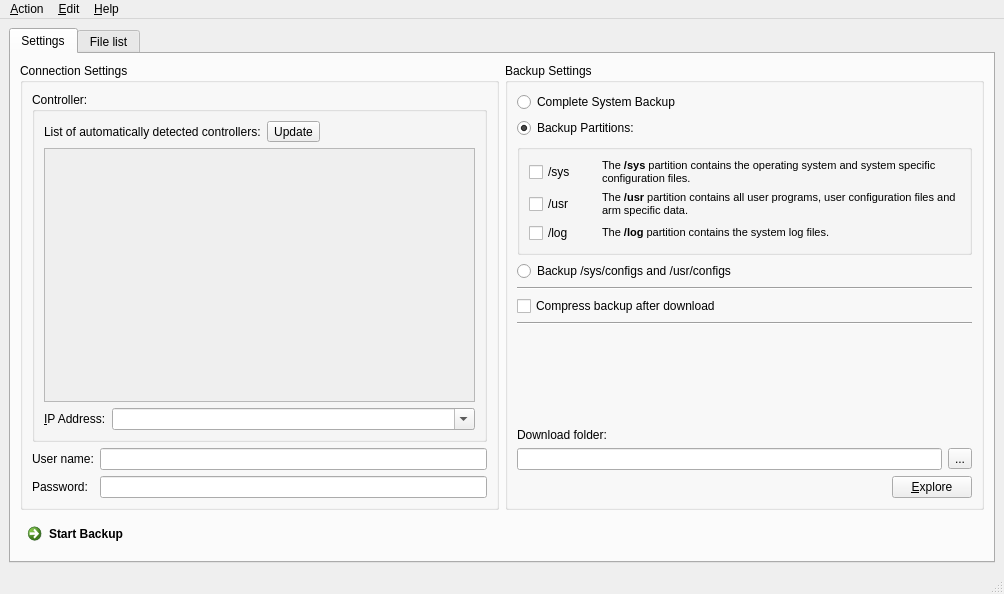
<?xml version="1.0" encoding="UTF-8"?>
<ui version="4.0">
 <class>MainWindow</class>
 <widget class="QMainWindow" name="MainWindow">
  <property name="geometry">
   <rect>
    <x>0</x>
    <y>0</y>
    <width>1004</width>
    <height>581</height>
   </rect>
  </property>
  <property name="windowTitle">
   <string>CS8 Backup</string>
  </property>
  <widget class="QWidget" name="centralwidget">
   <layout class="QVBoxLayout" name="verticalLayout_3">
    <item>
     <widget class="QTabWidget" name="tabWidget">
      <property name="currentIndex">
       <number>0</number>
      </property>
      <widget class="QWidget" name="tab">
       <attribute name="title">
        <string>Settings</string>
       </attribute>
       <layout class="QVBoxLayout" name="verticalLayout_4">
        <item>
         <layout class="QHBoxLayout" name="horizontalLayout_3">
          <item>
           <layout class="QHBoxLayout">
            <item>
             <widget class="QGroupBox" name="groupBox_2">
              <property name="title">
               <string>Connection Settings</string>
              </property>
              <property name="flat">
               <bool>true</bool>
              </property>
              <layout class="QGridLayout">
               <item row="1" column="0">
                <widget class="QLabel" name="label_3">
                 <property name="text">
                  <string>User name:</string>
                 </property>
                </widget>
               </item>
               <item row="1" column="1">
                <widget class="QLineEdit" name="leUserName"/>
               </item>
               <item row="2" column="0">
                <widget class="QLabel" name="label_4">
                 <property name="text">
                  <string>Password:</string>
                 </property>
                 <property name="buddy">
                  <cstring>lePassword</cstring>
                 </property>
                </widget>
               </item>
               <item row="2" column="1">
                <widget class="QLineEdit" name="lePassword">
                 <property name="echoMode">
                  <enum>QLineEdit::Password</enum>
                 </property>
                </widget>
               </item>
               <item row="0" column="0" colspan="2">
                <widget class="QGroupBox" name="groupBox_3">
                 <property name="title">
                  <string>Controller:</string>
                 </property>
                 <property name="flat">
                  <bool>false</bool>
                 </property>
                 <layout class="QVBoxLayout" name="verticalLayout">
                  <item>
                   <layout class="QHBoxLayout" name="horizontalLayout">
                    <item>
                     <widget class="QLabel" name="label_9">
                      <property name="text">
                       <string>List of automatically detected controllers:</string>
                      </property>
                     </widget>
                    </item>
                    <item>
                     <widget class="QToolButton" name="btUpdate">
                      <property name="text">
                       <string>Update</string>
                      </property>
                     </widget>
                    </item>
                    <item>
                     <widget class="QLabel" name="lbScannerStatus">
                      <property name="text">
                       <string/>
                      </property>
                      <property name="pixmap">
                       <pixmap resource="../cs8Backup.qrc">:/res/loading19.gif</pixmap>
                      </property>
                     </widget>
                    </item>
                    <item>
                     <spacer name="horizontalSpacer">
                      <property name="orientation">
                       <enum>Qt::Horizontal</enum>
                      </property>
                      <property name="sizeHint" stdset="0">
                       <size>
                        <width>40</width>
                        <height>20</height>
                       </size>
                      </property>
                     </spacer>
                    </item>
                   </layout>
                  </item>
                  <item>
                   <widget class="QTableView" name="tableViewDetectedControllers">
                    <property name="enabled">
                     <bool>false</bool>
                    </property>
                    <property name="toolTip">
                     <string>Double click on an entry to select it.</string>
                    </property>
                    <property name="editTriggers">
                     <set>QAbstractItemView::NoEditTriggers</set>
                    </property>
                    <property name="alternatingRowColors">
                     <bool>true</bool>
                    </property>
                    <property name="selectionMode">
                     <enum>QAbstractItemView::SingleSelection</enum>
                    </property>
                    <property name="selectionBehavior">
                     <enum>QAbstractItemView::SelectRows</enum>
                    </property>
                    <property name="showGrid">
                     <bool>false</bool>
                    </property>
                    <property name="gridStyle">
                     <enum>Qt::NoPen</enum>
                    </property>
                    <property name="sortingEnabled">
                     <bool>true</bool>
                    </property>
                    <attribute name="horizontalHeaderDefaultSectionSize">
                     <number>150</number>
                    </attribute>
                    <attribute name="horizontalHeaderStretchLastSection">
                     <bool>true</bool>
                    </attribute>
                    <attribute name="verticalHeaderVisible">
                     <bool>false</bool>
                    </attribute>
                    <attribute name="verticalHeaderCascadingSectionResizes">
                     <bool>true</bool>
                    </attribute>
                   </widget>
                  </item>
                  <item>
                   <layout class="QHBoxLayout" name="horizontalLayout_2">
                    <item>
                     <widget class="QLabel" name="label">
                      <property name="sizePolicy">
                       <sizepolicy hsizetype="Preferred" vsizetype="Preferred">
                        <horstretch>0</horstretch>
                        <verstretch>0</verstretch>
                       </sizepolicy>
                      </property>
                      <property name="text">
                       <string>&amp;IP Address:</string>
                      </property>
                      <property name="wordWrap">
                       <bool>false</bool>
                      </property>
                      <property name="indent">
                       <number>-1</number>
                      </property>
                      <property name="buddy">
                       <cstring>leIPAddress</cstring>
                      </property>
                     </widget>
                    </item>
                    <item>
                     <widget class="QComboBox" name="leIPAddress">
                      <property name="sizePolicy">
                       <sizepolicy hsizetype="MinimumExpanding" vsizetype="Fixed">
                        <horstretch>0</horstretch>
                        <verstretch>0</verstretch>
                       </sizepolicy>
                      </property>
                      <property name="minimumSize">
                       <size>
                        <width>120</width>
                        <height>0</height>
                       </size>
                      </property>
                      <property name="toolTip">
                       <string>Please enter the IP address of the controller here, if no controller were detected automatically.</string>
                      </property>
                      <property name="editable">
                       <bool>true</bool>
                      </property>
                      <property name="maxCount">
                       <number>10</number>
                      </property>
                      <property name="insertPolicy">
                       <enum>QComboBox::NoInsert</enum>
                      </property>
                     </widget>
                    </item>
                   </layout>
                  </item>
                 </layout>
                </widget>
               </item>
              </layout>
             </widget>
            </item>
           </layout>
          </item>
          <item>
           <widget class="QGroupBox" name="groupBox">
            <property name="title">
             <string>Backup Settings</string>
            </property>
            <property name="flat">
             <bool>true</bool>
            </property>
            <layout class="QVBoxLayout" name="verticalLayout_5">
             <item>
              <widget class="QRadioButton" name="rbCompleteSystem">
               <property name="text">
                <string>Complete System Backup</string>
               </property>
              </widget>
             </item>
             <item>
              <widget class="QRadioButton" name="rbPartitions">
               <property name="text">
                <string>Backup Partitions:</string>
               </property>
               <property name="checked">
                <bool>true</bool>
               </property>
              </widget>
             </item>
             <item>
              <widget class="QGroupBox" name="groupBox_4">
               <property name="sizePolicy">
                <sizepolicy hsizetype="Preferred" vsizetype="Preferred">
                 <horstretch>0</horstretch>
                 <verstretch>0</verstretch>
                </sizepolicy>
               </property>
               <property name="title">
                <string/>
               </property>
               <property name="checkable">
                <bool>false</bool>
               </property>
               <layout class="QVBoxLayout" name="verticalLayout_2">
                <item>
                 <layout class="QGridLayout">
                  <property name="horizontalSpacing">
                   <number>26</number>
                  </property>
                  <item row="0" column="0">
                   <widget class="QCheckBox" name="checkBoxSys">
                    <property name="text">
                     <string>/sys</string>
                    </property>
                   </widget>
                  </item>
                  <item row="0" column="1">
                   <widget class="QLabel" name="label_2">
                    <property name="sizePolicy">
                     <sizepolicy hsizetype="Expanding" vsizetype="MinimumExpanding">
                      <horstretch>0</horstretch>
                      <verstretch>0</verstretch>
                     </sizepolicy>
                    </property>
                    <property name="text">
                     <string>&lt;html&gt;&lt;head&gt;&lt;meta name=&quot;qrichtext&quot; content=&quot;1&quot; /&gt;&lt;style type=&quot;text/css&quot;&gt;
p, li { white-space: pre-wrap; }
&lt;/style&gt;&lt;/head&gt;&lt;body style=&quot; font-family:'MS Shell Dlg 2'; font-size:8.25pt; font-weight:400; font-style:normal;&quot;&gt;
&lt;p style=&quot; margin-top:0px; margin-bottom:0px; margin-left:0px; margin-right:0px; -qt-block-indent:0; text-indent:0px;&quot;&gt;&lt;span style=&quot; font-size:8pt;&quot;&gt;The &lt;/span&gt;&lt;span style=&quot; font-size:8pt; font-weight:600;&quot;&gt;/sys&lt;/span&gt;&lt;span style=&quot; font-size:8pt;&quot;&gt; partition contains the operating system and system specific configuration files.&lt;/span&gt;&lt;/p&gt;&lt;/body&gt;&lt;/html&gt;</string>
                    </property>
                    <property name="wordWrap">
                     <bool>true</bool>
                    </property>
                   </widget>
                  </item>
                  <item row="1" column="0">
                   <widget class="QCheckBox" name="checkBoxUsr">
                    <property name="text">
                     <string>/usr</string>
                    </property>
                   </widget>
                  </item>
                  <item row="1" column="1">
                   <widget class="QLabel" name="label_7">
                    <property name="sizePolicy">
                     <sizepolicy hsizetype="Preferred" vsizetype="MinimumExpanding">
                      <horstretch>0</horstretch>
                      <verstretch>0</verstretch>
                     </sizepolicy>
                    </property>
                    <property name="text">
                     <string>&lt;html&gt;&lt;head&gt;&lt;meta name=&quot;qrichtext&quot; content=&quot;1&quot; /&gt;&lt;style type=&quot;text/css&quot;&gt;
p, li { white-space: pre-wrap; }
&lt;/style&gt;&lt;/head&gt;&lt;body style=&quot; font-family:'MS Shell Dlg 2'; font-size:8.25pt; font-weight:400; font-style:normal;&quot;&gt;
&lt;p style=&quot; margin-top:0px; margin-bottom:0px; margin-left:0px; margin-right:0px; -qt-block-indent:0; text-indent:0px;&quot;&gt;&lt;span style=&quot; font-size:8pt;&quot;&gt;The &lt;/span&gt;&lt;span style=&quot; font-size:8pt; font-weight:600;&quot;&gt;/usr&lt;/span&gt;&lt;span style=&quot; font-size:8pt;&quot;&gt; partition contains all user programs, user configuration files and arm specific data.&lt;/span&gt;&lt;/p&gt;&lt;/body&gt;&lt;/html&gt;</string>
                    </property>
                    <property name="wordWrap">
                     <bool>true</bool>
                    </property>
                   </widget>
                  </item>
                  <item row="2" column="0">
                   <widget class="QCheckBox" name="checkBoxLog">
                    <property name="text">
                     <string>/log</string>
                    </property>
                   </widget>
                  </item>
                  <item row="2" column="1">
                   <widget class="QLabel" name="label_8">
                    <property name="sizePolicy">
                     <sizepolicy hsizetype="Preferred" vsizetype="MinimumExpanding">
                      <horstretch>0</horstretch>
                      <verstretch>0</verstretch>
                     </sizepolicy>
                    </property>
                    <property name="text">
                     <string>&lt;html&gt;&lt;head&gt;&lt;meta name=&quot;qrichtext&quot; content=&quot;1&quot; /&gt;&lt;style type=&quot;text/css&quot;&gt;
p, li { white-space: pre-wrap; }
&lt;/style&gt;&lt;/head&gt;&lt;body style=&quot; font-family:'MS Shell Dlg 2'; font-size:8.25pt; font-weight:400; font-style:normal;&quot;&gt;
&lt;p style=&quot; margin-top:0px; margin-bottom:0px; margin-left:0px; margin-right:0px; -qt-block-indent:0; text-indent:0px;&quot;&gt;&lt;span style=&quot; font-size:8pt;&quot;&gt;The &lt;/span&gt;&lt;span style=&quot; font-size:8pt; font-weight:600;&quot;&gt;/log&lt;/span&gt;&lt;span style=&quot; font-size:8pt;&quot;&gt; partition contains the system log files.&lt;/span&gt;&lt;/p&gt;&lt;/body&gt;&lt;/html&gt;</string>
                    </property>
                    <property name="wordWrap">
                     <bool>true</bool>
                    </property>
                   </widget>
                  </item>
                 </layout>
                </item>
               </layout>
              </widget>
             </item>
             <item>
              <widget class="QRadioButton" name="rbConfigs">
               <property name="text">
                <string>Backup /sys/configs and /usr/configs</string>
               </property>
              </widget>
             </item>
             <item>
              <widget class="Line" name="line">
               <property name="orientation">
                <enum>Qt::Horizontal</enum>
               </property>
              </widget>
             </item>
             <item>
              <widget class="QCheckBox" name="checkBoxCompress">
               <property name="enabled">
                <bool>true</bool>
               </property>
               <property name="toolTip">
                <string>Compress the backup folder after download.</string>
               </property>
               <property name="text">
                <string>Compress backup after download</string>
               </property>
              </widget>
             </item>
             <item>
              <widget class="Line" name="line_2">
               <property name="orientation">
                <enum>Qt::Horizontal</enum>
               </property>
              </widget>
             </item>
             <item>
              <spacer name="verticalSpacer">
               <property name="orientation">
                <enum>Qt::Vertical</enum>
               </property>
               <property name="sizeHint" stdset="0">
                <size>
                 <width>20</width>
                 <height>264</height>
                </size>
               </property>
              </spacer>
             </item>
             <item>
              <widget class="QLabel" name="label_6">
               <property name="text">
                <string>Download folder:</string>
               </property>
              </widget>
             </item>
             <item>
              <layout class="QHBoxLayout">
               <item>
                <widget class="QLineEdit" name="leDownloadDir">
                 <property name="frame">
                  <bool>true</bool>
                 </property>
                 <property name="alignment">
                  <set>Qt::AlignRight|Qt::AlignTrailing|Qt::AlignVCenter</set>
                 </property>
                 <property name="readOnly">
                  <bool>true</bool>
                 </property>
                </widget>
               </item>
               <item>
                <widget class="QToolButton" name="btSelectDownloadDir">
                 <property name="text">
                  <string>...</string>
                 </property>
                </widget>
               </item>
              </layout>
             </item>
             <item>
              <layout class="QHBoxLayout" name="horizontalLayout_4">
               <item>
                <spacer name="horizontalSpacer_2">
                 <property name="orientation">
                  <enum>Qt::Horizontal</enum>
                 </property>
                 <property name="sizeHint" stdset="0">
                  <size>
                   <width>40</width>
                   <height>20</height>
                  </size>
                 </property>
                </spacer>
               </item>
               <item>
                <widget class="QPushButton" name="pushButtonExplore">
                 <property name="text">
                  <string>&amp;Explore</string>
                 </property>
                </widget>
               </item>
              </layout>
             </item>
            </layout>
           </widget>
          </item>
         </layout>
        </item>
        <item>
         <widget class="QCommandLinkButton" name="btDownload">
          <property name="text">
           <string>Start Backup</string>
          </property>
         </widget>
        </item>
       </layout>
      </widget>
      <widget class="QWidget" name="tab_2">
       <attribute name="title">
        <string>File list</string>
       </attribute>
       <layout class="QVBoxLayout">
        <item>
         <widget class="QListWidget" name="fileList"/>
        </item>
       </layout>
      </widget>
     </widget>
    </item>
   </layout>
  </widget>
  <widget class="QMenuBar" name="menubar">
   <property name="geometry">
    <rect>
     <x>0</x>
     <y>0</y>
     <width>1004</width>
     <height>21</height>
    </rect>
   </property>
   <widget class="QMenu" name="menu_File">
    <property name="title">
     <string>&amp;Action</string>
    </property>
    <addaction name="action_Quit"/>
   </widget>
   <widget class="QMenu" name="menu_Settings">
    <property name="title">
     <string>&amp;Edit</string>
    </property>
    <addaction name="action_Preferences"/>
    <addaction name="actionRescan_Updates"/>
   </widget>
   <widget class="QMenu" name="menu_Help">
    <property name="layoutDirection">
     <enum>Qt::LeftToRight</enum>
    </property>
    <property name="title">
     <string>&amp;Help</string>
    </property>
    <addaction name="actionCheck_for_Updates"/>
    <addaction name="action_About"/>
    <addaction name="action_About_Qt"/>
   </widget>
   <addaction name="menu_File"/>
   <addaction name="menu_Settings"/>
   <addaction name="menu_Help"/>
  </widget>
  <widget class="QStatusBar" name="statusbar"/>
  <action name="action_Quit">
   <property name="text">
    <string>&amp;Quit</string>
   </property>
  </action>
  <action name="action_About">
   <property name="text">
    <string>&amp;About</string>
   </property>
  </action>
  <action name="action_About_Qt">
   <property name="text">
    <string>About Qt</string>
   </property>
  </action>
  <action name="action_Preferences">
   <property name="text">
    <string>&amp;Preferences</string>
   </property>
  </action>
  <action name="actionRescan_Updates">
   <property name="text">
    <string>Rescan Backup Storage</string>
   </property>
  </action>
  <action name="actionReport_a_bug">
   <property name="text">
    <string>Report a bug ...</string>
   </property>
  </action>
  <action name="actionCheck_for_Updates">
   <property name="text">
    <string>Check for Updates</string>
   </property>
  </action>
 </widget>
 <tabstops>
  <tabstop>btUpdate</tabstop>
  <tabstop>tableViewDetectedControllers</tabstop>
  <tabstop>leIPAddress</tabstop>
  <tabstop>leUserName</tabstop>
  <tabstop>lePassword</tabstop>
  <tabstop>btDownload</tabstop>
  <tabstop>rbPartitions</tabstop>
  <tabstop>checkBoxSys</tabstop>
  <tabstop>checkBoxUsr</tabstop>
  <tabstop>checkBoxLog</tabstop>
  <tabstop>rbConfigs</tabstop>
  <tabstop>checkBoxCompress</tabstop>
  <tabstop>leDownloadDir</tabstop>
  <tabstop>btSelectDownloadDir</tabstop>
  <tabstop>pushButtonExplore</tabstop>
  <tabstop>fileList</tabstop>
  <tabstop>tabWidget</tabstop>
 </tabstops>
 <resources>
  <include location="../cs8Backup.qrc"/>
 </resources>
 <connections>
  <connection>
   <sender>action_Quit</sender>
   <signal>triggered()</signal>
   <receiver>MainWindow</receiver>
   <slot>close()</slot>
   <hints>
    <hint type="sourcelabel">
     <x>-1</x>
     <y>-1</y>
    </hint>
    <hint type="destinationlabel">
     <x>481</x>
     <y>239</y>
    </hint>
   </hints>
  </connection>
  <connection>
   <sender>rbPartitions</sender>
   <signal>toggled(bool)</signal>
   <receiver>groupBox_4</receiver>
   <slot>setEnabled(bool)</slot>
   <hints>
    <hint type="sourcelabel">
     <x>837</x>
     <y>101</y>
    </hint>
    <hint type="destinationlabel">
     <x>837</x>
     <y>210</y>
    </hint>
   </hints>
  </connection>
 </connections>
</ui>
